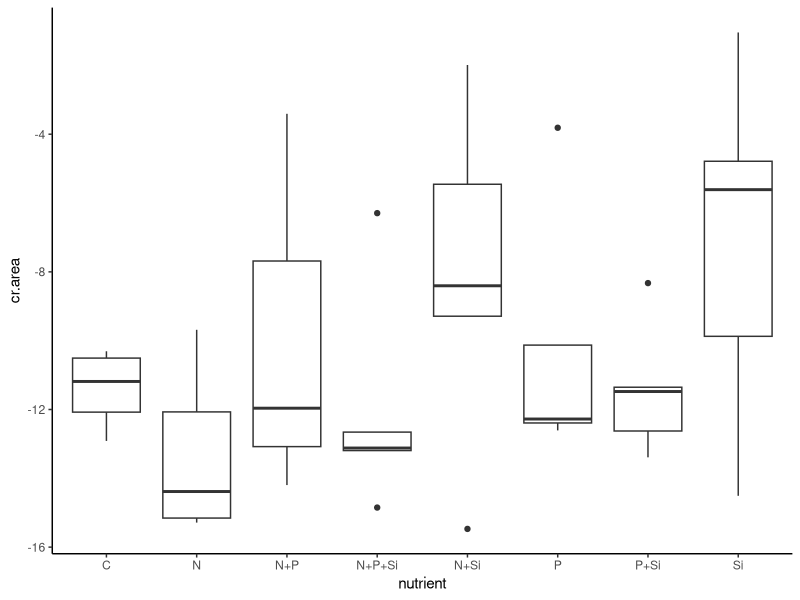
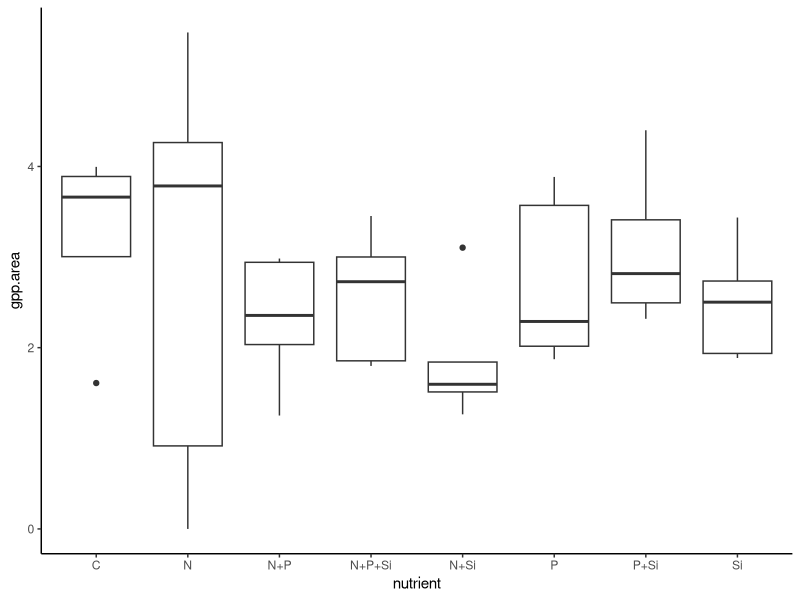
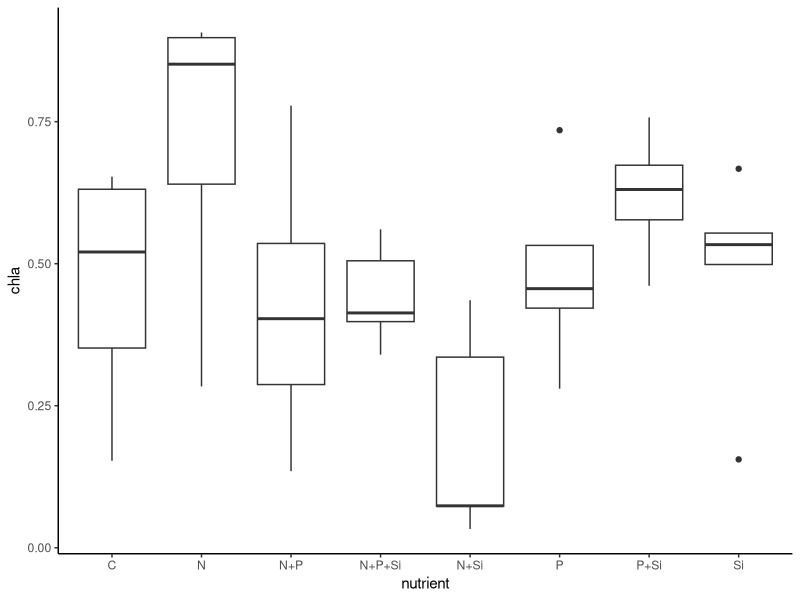
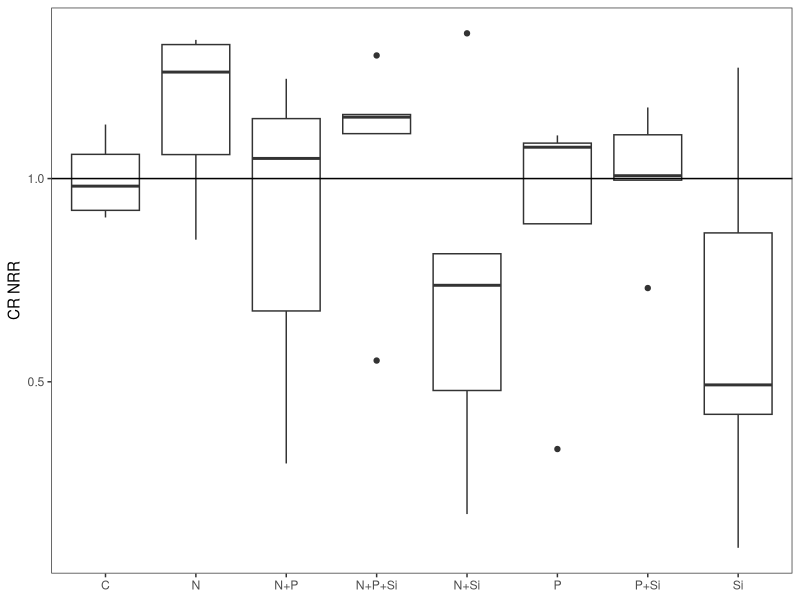
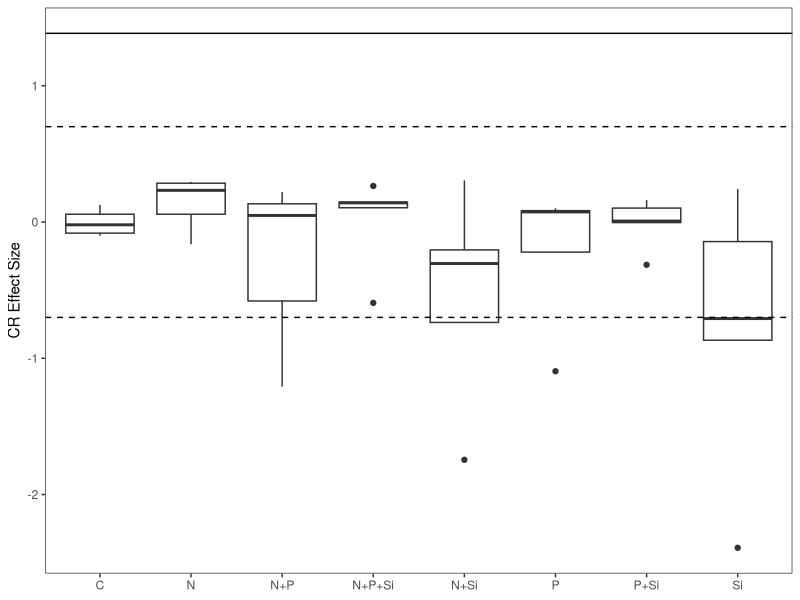
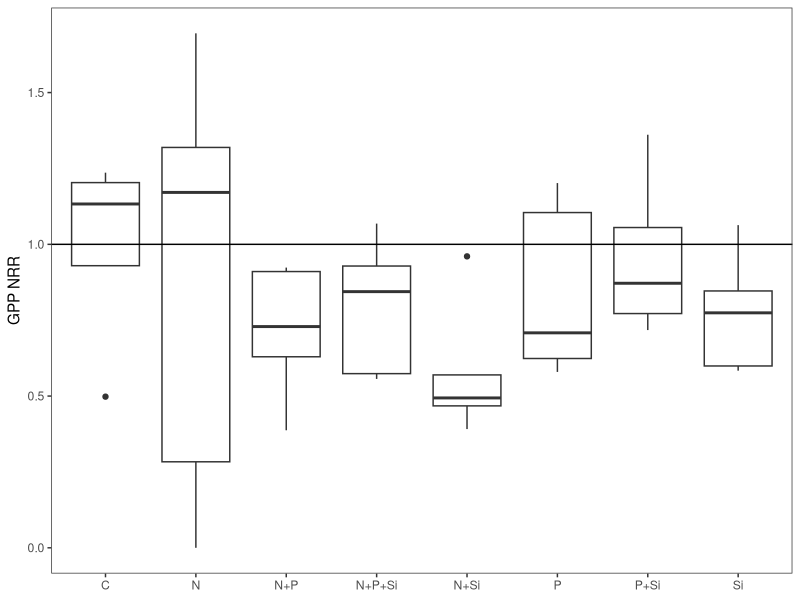
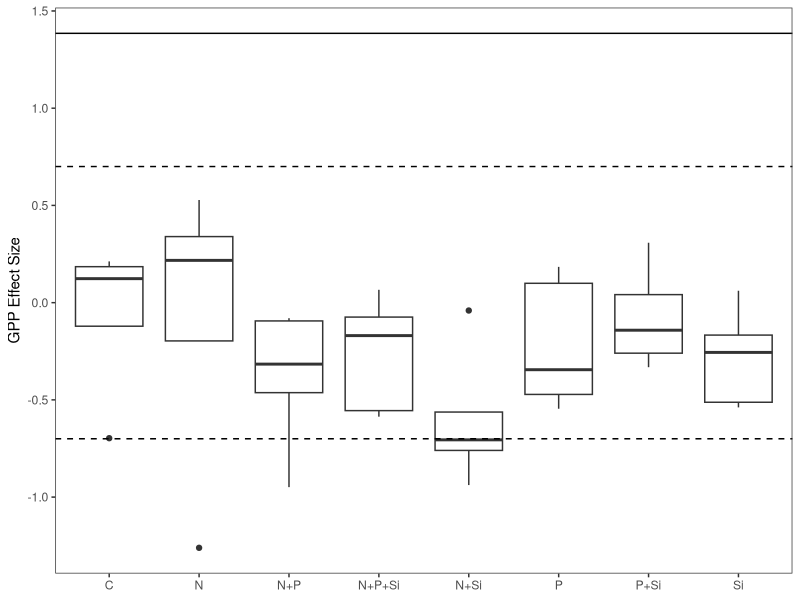
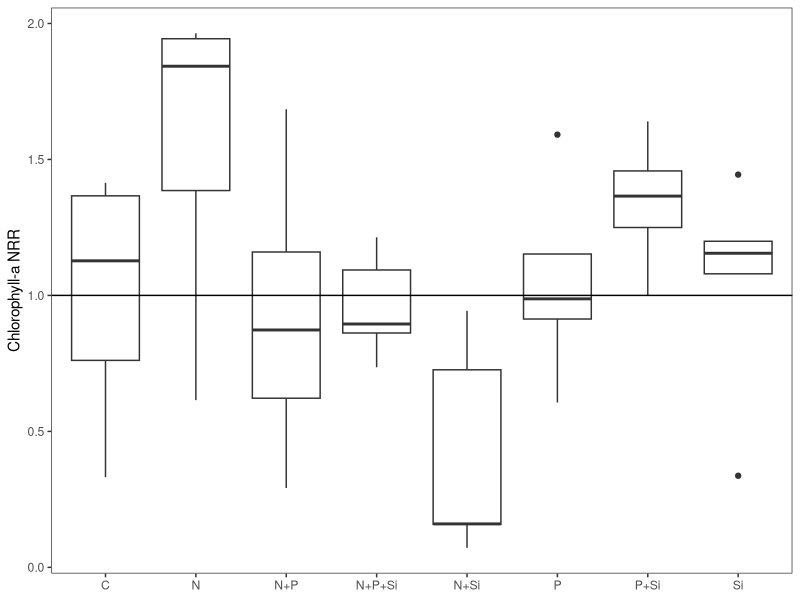

Here is the R script that generated these plots, in order: (Note: this script raises an error after producing the figures.)
#Author:  Clay Arango
#Creation date: 10-Feb-19
#Script to analyze NDS data from Summer 2018 WSB work with S. Roley and A. Alexiades

#packages
install.packages("nlme")
install.packages("nortest")
install.packages("plyr")
install.packages("dplyr")
install.packages("multcomp")
install.packages("MASS")
install.packages("ggplot2")
library(nlme)
library(nortest)
library(plyr)
library(dplyr)
library(multcomp)
library(MASS)
library(ggplot2)

#Load data
ring_fall <- read.table(file="ring_fall.csv", header=T, sep=",")

#set variable
d = ring_fall

#evaluate data to make sure factors are correct
names(d)

unique(d$nutrient) #control, N, NP, NPSi, NSi, P, PSi, Si
unique(d$N) #should be 0 and 1
unique(d$P) #should be 0 and 1
unique(d$Si) #should be 0 and 1
unique(d$top) #should be "sponge" and "glass"
#if need to change, use recode function below. 
#d$top<-recode(d$top, "cellulose" ="sponge")
str(d)

#convert N and P and Si values (0 or 1 for absence or presence) to factors
d$N<-as.factor(d$N)
d$P<-as.factor(d$P)
d$Si<-as.factor(d$Si)
str(d)

#subset data into gpp and cr response
d.cr = subset(d, top=="sponge", data=d)
d.gpp = subset(d, top=="glass", data=d)

#check for outliers and check data entry before calculating CR-NRR
ggplot(d.cr, aes(x=nutrient, y=cr.area)) + geom_boxplot() + theme_classic()
#P3, O2, T7, K5, L7 are entered correctly, controls look OK
#K3, M1, N8, R6, missing in field

#calculate nrr for cr
x<-ddply(d.cr, "nutrient", summarise, ave_cr = mean(cr.area, na.rm=T)) 
x
d.cr$cr.nrr = d.cr$cr.area/-11.397616 #divide by control ave_cr

#check for outliers and check data entry before calculating GPP- and chla-NRR
ggplot(d.gpp, aes(x=nutrient, y=gpp.area)) + geom_boxplot() + theme_classic()
#K2 is entered correctly
#K1, M7 missing in field
ggplot(d.gpp, aes(x=nutrient, y=chla)) + geom_boxplot() + theme_classic()
#P and Si groups are somewhat spread but somewhat centered

#substitute b.d. chlorophyll with 1/2 detection limit using
#3*SD(y/x)/slope, where SD(y/x) is standard error of the chlorophyll regression
#make vectors for the x (chla) and y (RFU) values found in spreadsheet
#y = c(4.76, 399.36, 760.83, 1244.42, 3162.66, 5616.53)
#x = c(0, 0.025, 0.05, 0.1, 0.25, 0.5)
#summary(lm(y~x))
#chlabd = (345.52/11181.76)/2

#calculate nrr for gpp and chla
x<- ddply(d.gpp, "nutrient", summarise, ave_gpp = mean(gpp.area, na.rm=T), ave_chla = mean(chla, na.rm=T)) 
x
d.gpp$gpp.nrr = d.gpp$gpp.area/3.232171 #divide by control ave_gpp
d.gpp$chla.nrr = d.gpp$chla/0.4619133 #divide by control ave_chla
#use to exclude outliers
#x1<- ddply(subset(d.gpp, !(nds.id=="F6")), "nutrient", summarise, ave_chla = mean(chla_ug_cm2, na.rm=T)) 
#x1
#d.gpp$chla.nrr_1<-d.gpp$chla_ug_cm2/2.700340

#combine into one file and export
d.cr$chla.nrr<-NA
#d.cr$chla.nrr_1<-NA#for excluded outliers
d.cr$gpp.nrr<-NA
d.gpp$cr.nrr<-NA
d.nrr<-rbind(d.cr, d.gpp)
d.nrr$site.date<-"ring_fall"
d.nrr$gpp.es<-log(d.nrr$gpp.nrr)
d.nrr$cr.es<-log(d.nrr$cr.nrr)
d.nrr$chla.es<-log(d.nrr$chla.nrr)

write.table(d.nrr, "ring_fall_nrr.csv",  sep=",", quote=F, row.names =F)

###############
#plots of NRR
##############
ggplot(data=subset(d.cr, !(nutrient=="control")), aes(x=nutrient, y=cr.nrr))+geom_boxplot()+theme_bw()+
  ylab("CR NRR")+geom_abline(slope = 0, intercept = 1)+
  theme(axis.title.x=element_blank(), panel.grid.minor=element_blank(), panel.grid.major=element_blank())
#possible NPSi colimitation, but likely not limited

ggplot(data=subset(d.nrr, (top=="sponge")), aes(x=nutrient, y=cr.es))+geom_boxplot()+theme_bw()+
  ylab("CR Effect Size")+geom_hline(yintercept = 0.7, lty="dashed")+ geom_hline(yintercept = -0.7, lty="dashed")+
  geom_hline(yintercept = 1.385)+
  theme(axis.title.x=element_blank(), panel.grid.minor=element_blank(), panel.grid.major=element_blank())
#nothing over 1.385, so no significance?

ggplot(data=subset(d.gpp, !(nutrient=="control")), aes(x=nutrient, y=gpp.nrr))+geom_boxplot()+theme_bw()+
  ylab("GPP NRR")+geom_abline(slope = 0, intercept = 1)+
  theme(axis.title.x=element_blank(), panel.grid.minor=element_blank(), panel.grid.major=element_blank())
#no limitation

ggplot(data=subset(d.nrr, top =="glass"),aes(x=nutrient, y=gpp.es))+geom_boxplot()+theme_bw()+
  ylab("GPP Effect Size")+geom_hline(yintercept = 0.7, lty="dashed")+
  geom_hline(yintercept = -0.7, lty="dashed")+ geom_hline(yintercept = 1.385)+
  theme(axis.title.x=element_blank(), panel.grid.minor=element_blank(), panel.grid.major=element_blank())
#nothing over 1.385 so no significance?

ggplot(data=subset(d.gpp, !(nutrient=="control")), aes(x=nutrient, y=chla.nrr))+geom_boxplot()+theme_bw()+
  ylab("Chlorophyll-a NRR")+geom_abline(slope = 0, intercept = 1)+ 
  theme(axis.title.x=element_blank(), panel.grid.minor=element_blank(), panel.grid.major=element_blank())
#possible N limitation, but likely not limited

ggplot(data=subset(d.nrr, (top=="glass")), aes(x=nutrient, y=chla.es))+geom_boxplot()+theme_bw()+
  ylab("Chla Effect Size")+ geom_hline(yintercept = 0.7, lty="dashed")+ geom_hline(yintercept = -0.7, lty="dashed")+    
  geom_hline(yintercept = 1.385)+
  theme(axis.title.x=element_blank(), panel.grid.minor=element_blank(), panel.grid.major=element_blank())
#nothing over 1.385 so no significance?

##########
#NRR Summary Files
#########

GPP_sum<-ddply(d.gpp, "nutrient", summarise, ave_nrr.gpp=mean(gpp.nrr, na.rm=T), sd_nrr.gpp=sd(gpp.nrr, na.rm=T), 
               se_nrr.gpp =(sd(gpp.nrr)/sqrt(sum(!is.na(gpp.nrr)))), 
               ci95_nrr.gpp = (1.96*(sd(gpp.nrr)/sqrt(sum(!is.na(gpp.nrr))))),
               ave_nrr.chla=mean(chla.nrr, na.rm=T), sd_nrr.chla=sd(chla.nrr, na.rm=T), 
               se_nrr.chla =(sd(chla.nrr)/sqrt(sum(!is.na(chla.nrr)))), 
               ci95_nrr.chla = (1.96*(sd(chla.nrr)/sqrt(sum(!is.na(chla.nrr))))))
CR_sum<-ddply(d.cr, "nutrient", summarise, ave_nrr.cr=mean(cr.nrr, na.rm=T), sd_nrr.cr=sd(cr.nrr, na.rm=T), 
              se_nrr.cr =(sd(cr.nrr)/sqrt(sum(!is.na(cr.nrr)))), 
              ci95_nrr.cr = (1.96*(sd(cr.nrr)/sqrt(sum(!is.na(cr.nrr))))))

#now combine into one and export
d.sum<-merge(GPP_sum, CR_sum, by="nutrient")
d.sum$site_date<-"ring_fall"
write.table(d.sum, "ring_fall_summ.csv",  sep=",", quote=F, row.names=F)

############################################################
#analyze RESPIRATION data
############################################################

M1<-gls(cr.area~N*P*Si, data=d.cr, na.action=na.omit)
E1<-residuals(M1)
qqnorm(E1)
qqline(E1)
ad.test(E1)
   #residuals are not normal, p=0.01806
hist(E1)  
plot(M1)

plot(filter(d.cr, !is.na(cr.area)) %>% dplyr::select(nutrient), 
     E1, xlab="nutrient", ylab="Residuals")
bartlett.test(cr.area~nutrient, data=d.cr)
   #variance test is ok, p=0.212

anova(M1)
  
#try normalizing
d.cr$l.cr.area = log10(d.cr$cr.area*-1)

M2<-gls(l.cr.area~N*P*Si, data=d.cr, na.action=na.omit)
E2<-residuals(M2)
qqnorm(E2)
qqline(E2)
ad.test(E2)
#residuals are not normal, p=0.0002844
hist(E2)  
plot(M2)

plot(filter(d.cr, !is.na(cr.area)) %>% dplyr::select(nutrient), 
     E1, xlab="nutrient", ylab="Residuals")
bartlett.test(l.cr.area~nutrient, data=d.cr)
#variance test is not equal, p=0.002413

anova(M2)


x <- group_by(d.cr, nutrient) %>%  # Grouping function causes subsequent functions to aggregate by season and reach
  summarize(cr.mean = abs(mean(cr.area, na.rm = TRUE)), # na.rm = TRUE to remove missing values
            cr.sd=abs(sd(cr.area, na.rm = TRUE)),  # na.rm = TRUE to remove missing values
            n = sum(!is.na(cr.area)), # of observations, excluding NAs. 
            cr.se=cr.sd/sqrt(n))

ggplot(data=x, aes(x=nutrient, y=cr.mean)) + 
  geom_bar(stat="identity", position=position_dodge(), color = "black") + 
  geom_errorbar(aes(ymin=cr.mean, ymax=cr.mean+cr.se), width=0.2, 
                position=position_dodge(0.9)) + 
  xlab("Nutrient") +
  ylab(expression(Respiration~(ug~O[2]~m^{-2}~h^{-1}))) +
  ylim(0,20) +
  labs(fill="Light") +
  theme_bw() +
  theme(panel.grid.major=element_blank(),
        panel.grid.minor=element_blank(),
        legend.title=element_text(size=6),
        legend.key=element_blank(), 
        legend.position=c(0.5,0.95), 
        legend.text=element_text(size=8), 
        legend.background=element_blank(), 
        legend.direction="horizontal", 
        legend.key.size=unit(0.3, "cm"), 
        axis.title.y=element_text(size=8), 
        axis.title.x=element_text(size=8), 
        axis.text.x=element_text(size=8))

#ggsave('output/figures/Ring_fall.tiff',
#       units="in",
#       width=3.25,
#       height=3.25,
#       dpi=1200,
#       compression="lzw")

#summarize nrr
x <- group_by(d.cr, nutrient) %>%  # Grouping function causes subsequent functions to aggregate by season and reach
  summarize(cr.mean = abs(mean(cr.nrr, na.rm = TRUE)), # na.rm = TRUE to remove missing values
            cr.sd=abs(sd(cr.nrr, na.rm = TRUE)),  # na.rm = TRUE to remove missing values
            n = sum(!is.na(cr.nrr)), # of observations, excluding NAs. 
            cr.se=cr.sd/sqrt(n))

############################################################
#analyze the PRODUCTION data
############################################################

M1<-gls(gpp.area~N*P*Si, data=d.gpp, na.action=na.omit) 
E1<-residuals(M1)
qqnorm(E1)
qqline(E1)
ad.test(E1)
   #residuals are normal, p=0.4272

hist(E1, xlab="residuals", main="")
plot(M1)

plot(filter(d.gpp, !is.na(gpp.area)) %>% dplyr::select(nutrient), 
     E1, xlab="nutrient", ylab="Residuals")
bartlett.test(gpp.area~nutrient, data=d.gpp)
   #variances are equal, p=0.09051

anova(M1)
  
x <- group_by(d.gpp, nutrient) %>%  # Grouping function causes subsequent functions to aggregate by season and reach
  summarize(gpp.mean = abs(mean(gpp.area, na.rm = TRUE)), # na.rm = TRUE to remove missing values
            gpp.sd=abs(sd(gpp.area, na.rm = TRUE)),  # na.rm = TRUE to remove missing values
            n = sum(!is.na(gpp.area)), # of observations, excluding NAs. 
            gpp.se=gpp.sd/sqrt(n))

ggplot(data=x, aes(x=nutrient, y=gpp.mean)) + 
  geom_bar(stat="identity", position=position_dodge(), color = "black") + 
  geom_errorbar(aes(ymin=gpp.mean, ymax=gpp.mean+gpp.se), width=0.2, 
                position=position_dodge(0.9)) + 
  xlab("Nutrient") +
  ylab(expression(Production~(ug~O[2]~m^{-2}~h^{-1}))) +
  labs(fill="Light") +
  theme_bw() +
  theme(panel.grid.major=element_blank(),
        panel.grid.minor=element_blank(), 
        legend.title=element_text(size=6), 
        legend.key=element_blank(),  
        legend.position=c(0.5,0.95),  
        legend.text=element_text(size=8),  
        legend.background=element_blank(),  
        legend.direction="horizontal",  
        legend.key.size=unit(0.3, "cm"),  
        axis.title.y=element_text(size=8),  
        axis.title.x=element_text(size=8),  
        axis.text.x=element_text(size=8))

#ggsave('output/figures/gppByNutrient.tiff',
#       units="in",
#       width=3.25,
#       height=3.25,
#       dpi=1200,
#       compression="lzw")

#summarize nrr
x <- group_by(d.gpp, nutrient) %>%  # Grouping function causes subsequent functions to aggregate by season and reach
  summarize(gpp.mean = abs(mean(gpp.nrr, na.rm = TRUE)), # na.rm = TRUE to remove missing values
            gpp.sd=abs(sd(gpp.nrr, na.rm = TRUE)),  # na.rm = TRUE to remove missing values
            n = sum(!is.na(gpp.nrr)), # of observations, excluding NAs. 
            gpp.se=gpp.sd/sqrt(n))


############################################################
#analyze the CHL-A biomass on disks

M1<-gls(chla~N*P*Si, data=d.gpp, na.action=na.omit) 
E1<-residuals(M1)
qqnorm(E1)
qqline(E1)
ad.test(E1)
#residuals are normal, p=0.7195

hist(E1, xlab="residuals", main="")
plot(M1)

plot(filter(d.gpp, !is.na(gpp.area)) %>% dplyr::select(nutrient), 
     E1, xlab="nutrient", ylab="Residuals")
bartlett.test(chla~nutrient, data=d.gpp)
#variances are equal, p=0.6106

anova(M1)
